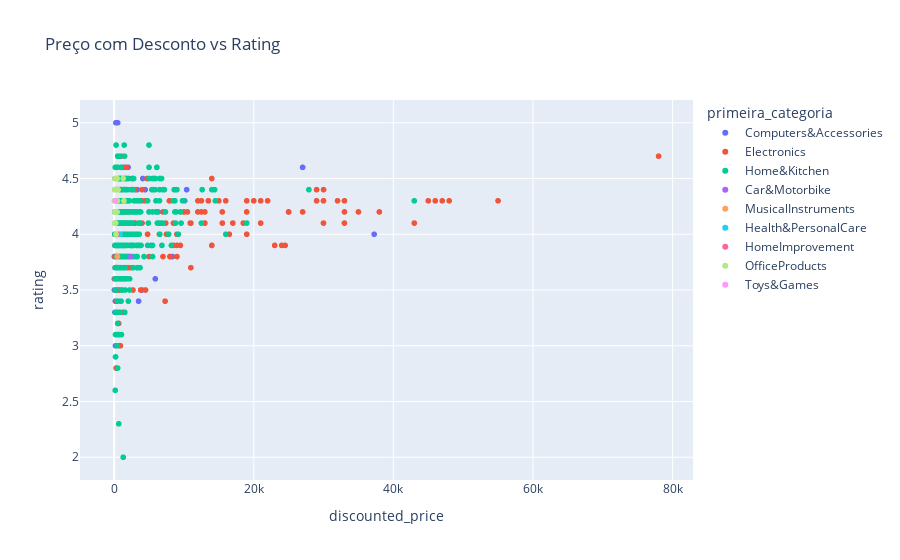

Source (notebook cell):
### Code cell
fig = px.scatter(df.drop_duplicates(subset="review_id"), 
                 x="discounted_price", y="rating", 
                 color="primeira_categoria", 
                 title="Preço com Desconto vs Rating")
fig.show()

### Figure 1 — Plotly figure (JSON) as saved in the notebook; plotly's stock layout.template omitted (floating-point values rounded to 4 significant figures; data arrays with more than 128 entries replaced by an {"elided": "..."} marker saying what was removed)
{"data": [{"hovertemplate": "primeira_categoria=Computers&Accessories<br>discounted_price=%{x}<br>rating=%{y}<extra></extra>", "legendgroup": "Computers&Accessories", "marker": {"color": "#636efa", "symbol": "circle"}, "mode": "markers", "name": "Computers&Accessories", "showlegend": true, "type": "scattergl", "x": {"elided": "321 float values"}, "xaxis": "x", "y": {"elided": "321 float values"}, "yaxis": "y"}, {"hovertemplate": "primeira_categoria=Electronics<br>discounted_price=%{x}<br>rating=%{y}<extra></extra>", "legendgroup": "Electronics", "marker": {"color": "#EF553B", "symbol": "circle"}, "mode": "markers", "name": "Electronics", "showlegend": true, "type": "scattergl", "x": {"elided": "383 int values"}, "xaxis": "x", "y": {"elided": "383 float values"}, "yaxis": "y"}, {"hovertemplate": "primeira_categoria=Home&Kitchen<br>discounted_price=%{x}<br>rating=%{y}<extra></extra>", "legendgroup": "Home&Kitchen", "marker": {"color": "#00cc96", "symbol": "circle"}, "mode": "markers", "name": "Home&Kitchen", "showlegend": true, "type": "scattergl", "x": {"elided": "447 float values"}, "xaxis": "x", "y": {"elided": "447 float values"}, "yaxis": "y"}, {"hovertemplate": "primeira_categoria=Car&Motorbike<br>discounted_price=%{x}<br>rating=%{y}<extra></extra>", "legendgroup": "Car&Motorbike", "marker": {"color": "#ab63fa", "symbol": "circle"}, "mode": "markers", "name": "Car&Motorbike", "showlegend": true, "type": "scattergl", "x": [2339], "xaxis": "x", "y": [3.8], "yaxis": "y"}, {"hovertemplate": "primeira_categoria=MusicalInstruments<br>discounted_price=%{x}<br>rating=%{y}<extra></extra>", "legendgroup": "MusicalInstruments", "marker": {"color": "#FFA15A", "symbol": "circle"}, "mode": "markers", "name": "MusicalInstruments", "showlegend": true, "type": "scattergl", "x": [478, 798], "xaxis": "x", "y": [3.8, 4], "yaxis": "y"}, {"hovertemplate": "primeira_categoria=Health&PersonalCare<br>discounted_price=%{x}<br>rating=%{y}<extra></extra>", "legendgroup": "Health&PersonalCare", "marker": {"color": "#19d3f3", "symbol": "circle"}, "mode": "markers", "name": "Health&PersonalCare", "showlegend": true, "type": "scattergl", "x": [899], "xaxis": "x", "y": [4], "yaxis": "y"}, {"hovertemplate": "primeira_categoria=HomeImprovement<br>discounted_price=%{x}<br>rating=%{y}<extra></extra>", "legendgroup": "HomeImprovement", "marker": {"color": "#FF6692", "symbol": "circle"}, "mode": "markers", "name": "HomeImprovement", "showlegend": true, "type": "scattergl", "x": [425, 249], "xaxis": "x", "y": [4, 4.5], "yaxis": "y"}, {"hovertemplate": "primeira_categoria=OfficeProducts<br>discounted_price=%{x}<br>rating=%{y}<extra></extra>", "legendgroup": "OfficeProducts", "marker": {"color": "#B6E880", "symbol": "circle"}, "mode": "markers", "name": "OfficeProducts", "showlegend": true, "type": "scattergl", "x": [272, 67, 198, 225, 90, 120, 300, 114, 250, 420, 99, 1399, 90, 100, 50, 480, 178, 341, 535, 522, 561, 125, 90, 137, 440, 1295, 165, 120, 252, 157, 157], "xaxis": "x", "y": [4, 4.1, 4.1, 4.1, 4.1, 4.1, 4.2, 4.2, 4.2, 4.2, 4.3, 4.3, 4.3, 4.3, 4.3, 4.3, 4.3, 4.3, 4.4, 4.4, 4.4, 4.4, 4.4, 4.4, 4.5, 4.5, 4.5, 4.5, 4.5, 4.5, 4.5], "yaxis": "y"}, {"hovertemplate": "primeira_categoria=Toys&Games<br>discounted_price=%{x}<br>rating=%{y}<extra></extra>", "legendgroup": "Toys&Games", "marker": {"color": "#FF97FF", "symbol": "circle"}, "mode": "markers", "name": "Toys&Games", "showlegend": true, "type": "scattergl", "x": [150], "xaxis": "x", "y": [4.3], "yaxis": "y"}], "layout": {"legend": {"title": {"text": "primeira_categoria"}, "tracegroupgap": 0}, "title": {"text": "Preço com Desconto vs Rating"}, "xaxis": {"anchor": "y", "domain": [0, 1], "title": {"text": "discounted_price"}}, "yaxis": {"anchor": "x", "domain": [0, 1], "title": {"text": "rating"}}}}
